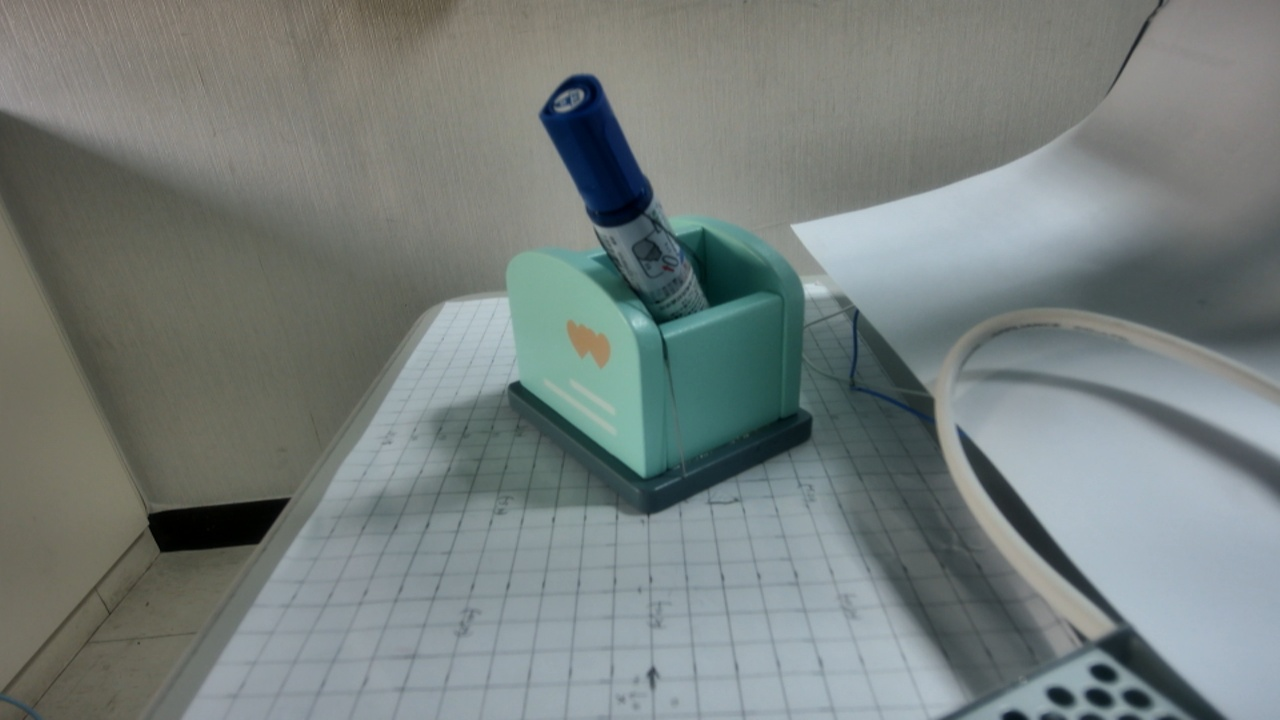
#> input picture captured_images/captured_photo.jpg, 1280 x 720 px
$ python segmentation.py
#> lines starting #> are read from the running program, lines starting #| are printed output that depends on the picture; after the words box and inside, x2 and y2 are one past the last pixel; in counts of white or black regions, pixels touching at a corner belong together; long printed decimals are rounded
import cv2
import numpy as np
import math
import os
import time

def cal_left(points):
    minx = 0
    id = 0;
    for idx, p in enumerate(points):
        if(p[0] < minx):
            minx = p[0]
            id = idx;
    nei1 = points[(4 + id - 1) % 4]
    nei2 = points[(4 + id + 1) % 4]
    if math.sqrt((nei1[0] - points[id][0]) ** 2 + (nei1[1] - points[id][1]) ** 2) > math.sqrt((nei2[0] - points[id][0]) ** 2 + (nei2[1] - points[id][1]) ** 2):
        if(points[id][1] > nei1[1]):
            return nei1, points[id]
        else:
            return points[id], nei1
    else:
         if(points[id][1] > nei2[1]):
            return nei2, points[id]
         else:
            return points[id], nei2
def cal_right(points):
    maxx = 0
    id = 0;
    for idx, p in enumerate(points):
        if(p[0] > maxx):
            maxx = p[0]
            id = idx;
    nei1 = points[(4 + id - 1) % 4]
    nei2 = points[(4 + id + 1) % 4]
    if math.sqrt((nei1[0] - points[id][0]) ** 2 + (nei1[1] - points[id][1]) ** 2) > math.sqrt((nei2[0] - points[id][0]) ** 2 + (nei2[1] - points[id][1]) ** 2):
        if(points[id][1] > nei1[1]):
            return nei1, points[id]
        else:
            return points[id], nei1
    else:
         if(points[id][1] > nei2[1]):
            return nei2, points[id]
         else:
            return points[id], nei2
def empty(v):
    pass

    # 读取图像并调整大小
def segmentation():
    img_orbbec = cv2.imread('captured_images/captured_photo.jpg')
#> img_orbbec is the input picture: shape (720, 1280, 3); mean B, G, R 124.7, 126.9, 118.6
    img_brio = cv2.imread('captured_images/brio.jpg')
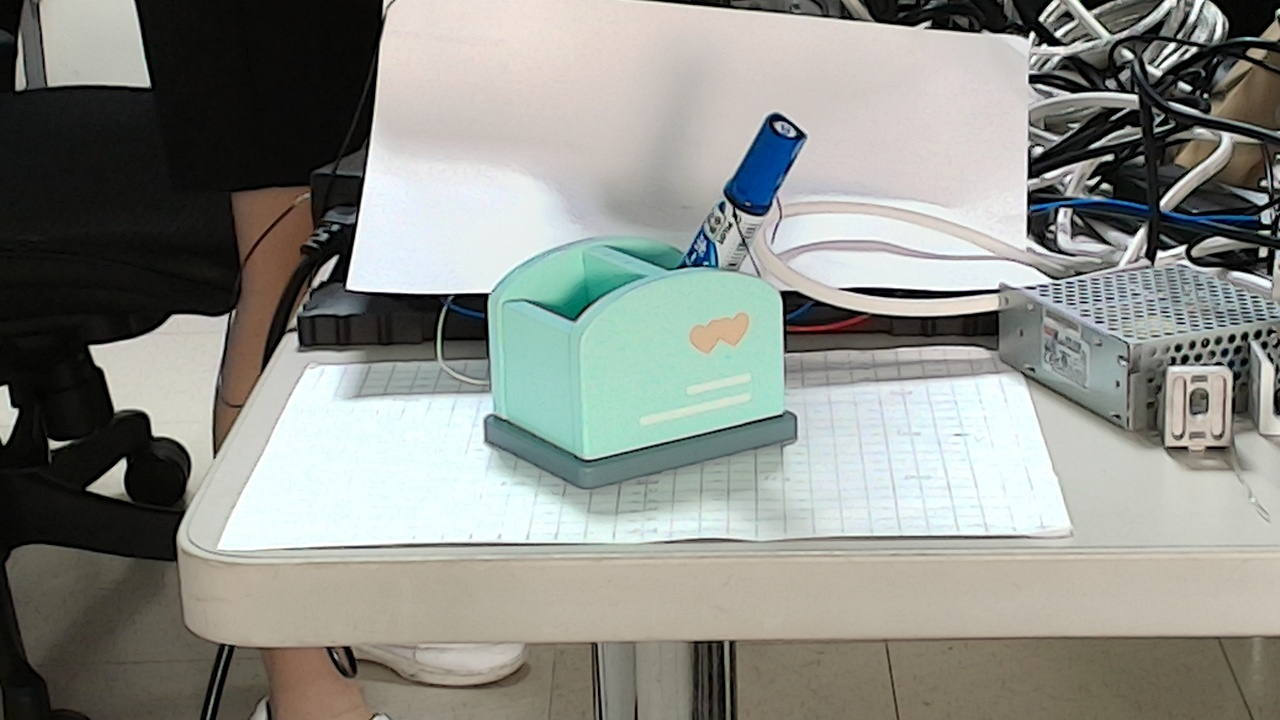
#> input picture captured_images/brio.jpg, 1280 x 720 px
#> img_brio is the input picture: shape (720, 1280, 3); mean B, G, R 136.5, 142.6, 140.3
        # 转换为 HSV 色彩空间
    hsv_orbbec = cv2.cvtColor(img_orbbec, cv2.COLOR_BGR2HSV)
#> hsv_orbbec: shape (720, 1280, 3); mean H, S, V 65.2, 35.6, 130.2
    hsv_brio = cv2.cvtColor(img_brio, cv2.COLOR_BGR2HSV)
#> hsv_brio: shape (720, 1280, 3); mean H, S, V 44.8, 38, 147.1

        # [27 lines of commented-out code are left out]
    lower = np.array([105, 105, 12])
    upper = np.array([120, 255, 238])

    low_brio = np.array([103, 210, 57])
    up_brio = np.array([110, 255, 222])

        # 创建掩码
    mask = cv2.inRange(hsv_orbbec, lower, upper)
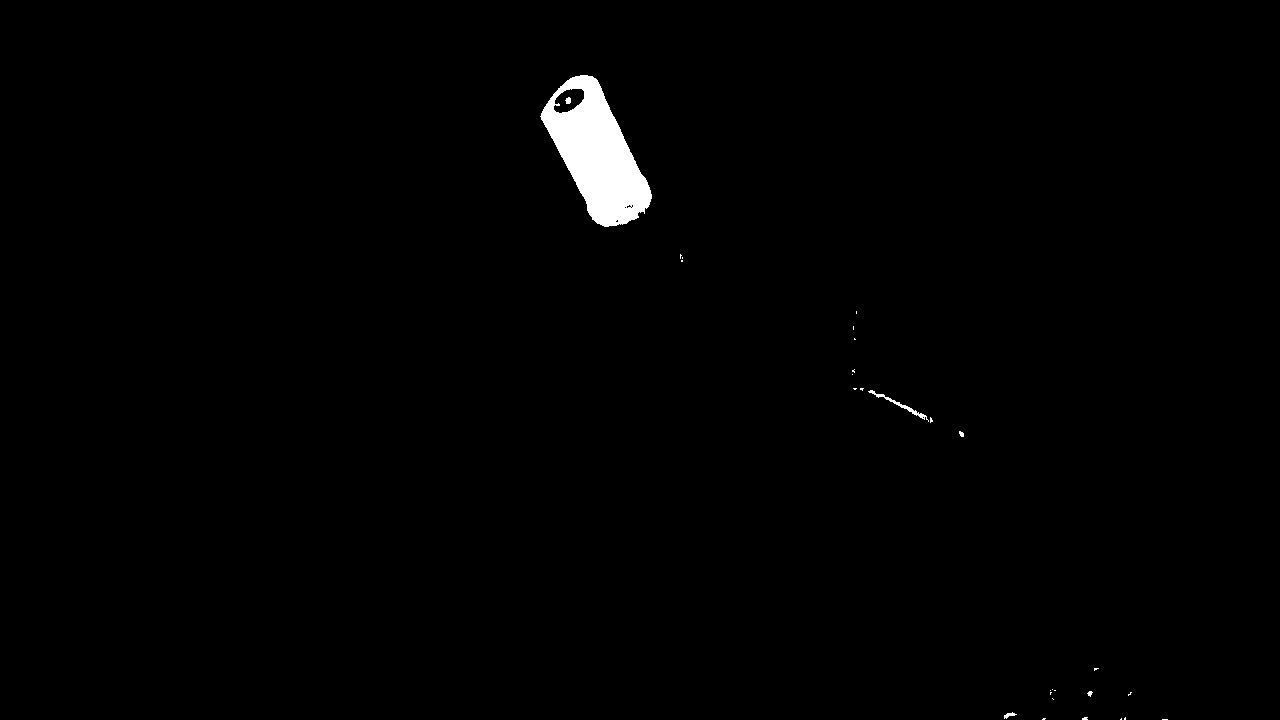
#> mask: shape (720, 1280); 1% white; 29 white regions (23 under 20 px), largest, box (x1, y1, x2, y2) and area: (540, 75, 652, 227) 8857, (868, 390, 929, 422) 207, (1004, 712, 1017, 719) 42, (565, 97, 571, 104) 32, (959, 431, 964, 437) 22, (1087, 691, 1093, 697) 21
    mask_brio = cv2.inRange(hsv_brio, low_brio, up_brio)
#> mask_brio: shape (720, 1280); 0.39% white; 58 white regions (52 under 20 px), largest, box (x1, y1, x2, y2) and area: (727, 124, 799, 210) 3042, (1163, 213, 1253, 223) 143, (692, 240, 711, 264) 136, (1071, 202, 1097, 205) 45, (1113, 203, 1148, 211) 40, (1035, 206, 1049, 210) 21

        # 应用形态学操作以去除噪声
    kernel = np.ones((5, 5), np.uint8)
    mask = cv2.morphologyEx(mask, cv2.MORPH_CLOSE, kernel)  # 关闭操作
#> mask: shape (720, 1280); 1% white; 20 white regions (13 under 20 px), largest, box (x1, y1, x2, y2) and area: (540, 75, 652, 227) 8895, (868, 390, 933, 423) 237, (1004, 712, 1017, 720) 48
    mask = cv2.morphologyEx(mask, cv2.MORPH_OPEN, kernel)   # 打开操作
#> mask: shape (720, 1280); 0.96% white; 2 white regions, box (x1, y1, x2, y2) and area: (541, 75, 652, 227) 8848, (566, 98, 571, 103) 25

    mask_brio = cv2.morphologyEx(mask_brio, cv2.MORPH_CLOSE, kernel)  # 关闭操作
#> mask_brio: shape (720, 1280); 0.43% white; 16 white regions (10 under 20 px), largest, box (x1, y1, x2, y2) and area: (727, 124, 799, 214) 3151, (687, 240, 716, 264) 249, (1071, 198, 1151, 213) 238, (1163, 213, 1253, 223) 180, (1035, 203, 1049, 211) 61, (696, 231, 704, 242) 28
    mask_brio = cv2.morphologyEx(mask_brio, cv2.MORPH_OPEN, kernel)   # 打开操作
#> mask_brio: shape (720, 1280); 0.37% white; 5 white regions

        # 创建一个感兴趣区域 (ROI) 掩码
    roi_mask = np.zeros_like(mask)
    roi_x, roi_y, roi_w, roi_h = 150, 0, 980, 720  # 定义 ROI 区域 (x, y, width, height)
    roi_mask[roi_y:roi_y+roi_h, roi_x:roi_x+roi_w] = 255  # 设置 ROI 区域为白色

        # 将 ROI 掩码应用到形态学处理后的掩码上
    mask = cv2.bitwise_and(mask, roi_mask)

        # 查找轮廓并绘制最小外接矩形
    contours, _ = cv2.findContours(mask, cv2.RETR_EXTERNAL, cv2.CHAIN_APPROX_SIMPLE)
#> contours = 2 contours, 1 with area under 20; largest, box (x1, y1, x2, y2) and area: (541, 75, 652, 227) 8628
    img_contours = img_orbbec.copy()
    tour_brio, _ = cv2.findContours(mask_brio, cv2.RETR_EXTERNAL, cv2.CHAIN_APPROX_SIMPLE)
#> tour_brio = 5 contours; box (x1, y1, x2, y2) and area: (729, 129, 796, 210) 2986, (704, 245, 716, 261) 86, (1133, 203, 1143, 212) 52, (694, 257, 703, 264) 48, (1040, 204, 1048, 210) 34
    img_tour_brio = img_brio.copy()

    maxarea = 0;
    maxbox = 0;
    maxpoints = [0, 0];
    for contour in contours:
            # 获取每个轮廓的最小外接矩形
            rect = cv2.minAreaRect(contour)
            box = cv2.boxPoints(rect)
            box = np.int0(box)

            # 绘制最小外接矩形
            cv2.drawContours(img_contours, [box], 0, (0, 255, 0), 2)

            # 打印矩形坐标
            # print(f'Rectangle Points: {box}')

            # 获取矩形的宽度和高度
            width = rect[1][0]
            height = rect[1][1]
            print("width:", width, "height:", height)
            tmppoints = []
            if(width > height):
                # if(box[0][1] < box[3][1]):
                    tmppoints.append([(box[3][0] + box[2][0]) / 2, (box[3][1] + box[2][1]) / 2]);
                    tmppoints.append([(box[0][0] + box[1][0]) / 2, (box[0][1] + box[1][1]) / 2]);
                # else:
                #     tmppoints.append([(box[0][0] + box[1][0]) / 2, (box[0][1] + box[1][1]) / 2]);
                #     tmppoints.append([(box[3][0] + box[2][0]) / 2, (box[3][1] + box[2][1]) / 2]);
            else:
                # if(box[0][1] < box[3][1]):
                #     tmppoints.append([(box[3][0] + box[2][0]) / 2, (box[3][1] + box[2][1]) / 2]);
                #     tmppoints.append([(box[0][0] + box[1][0]) / 2, (box[0][1] + box[1][1]) / 2]);
                # else:
                    tmppoints.append([(box[0][0] + box[3][0]) / 2, (box[0][1] + box[3][1]) / 2]);
                    tmppoints.append([(box[1][0] + box[2][0]) / 2, (box[1][1] + box[2][1]) / 2]);
            # 计算面积
            area = width * height
            if(area > maxarea):
                maxarea = area;
                maxbox = box;
#> this loop made 2 passes
#> (rect, width, height, area, maxarea, maxbox) on pass 2: (((595.2, 151.9), (67.53, 154.7), -26.57), 67.53, 154.7, 10449.2, 10449.2, [[599, 236], [530, 97], [590, 67], [660, 206]])
#| width: 4.0 height: 4.0
#| width: 67.529 height: 154.736
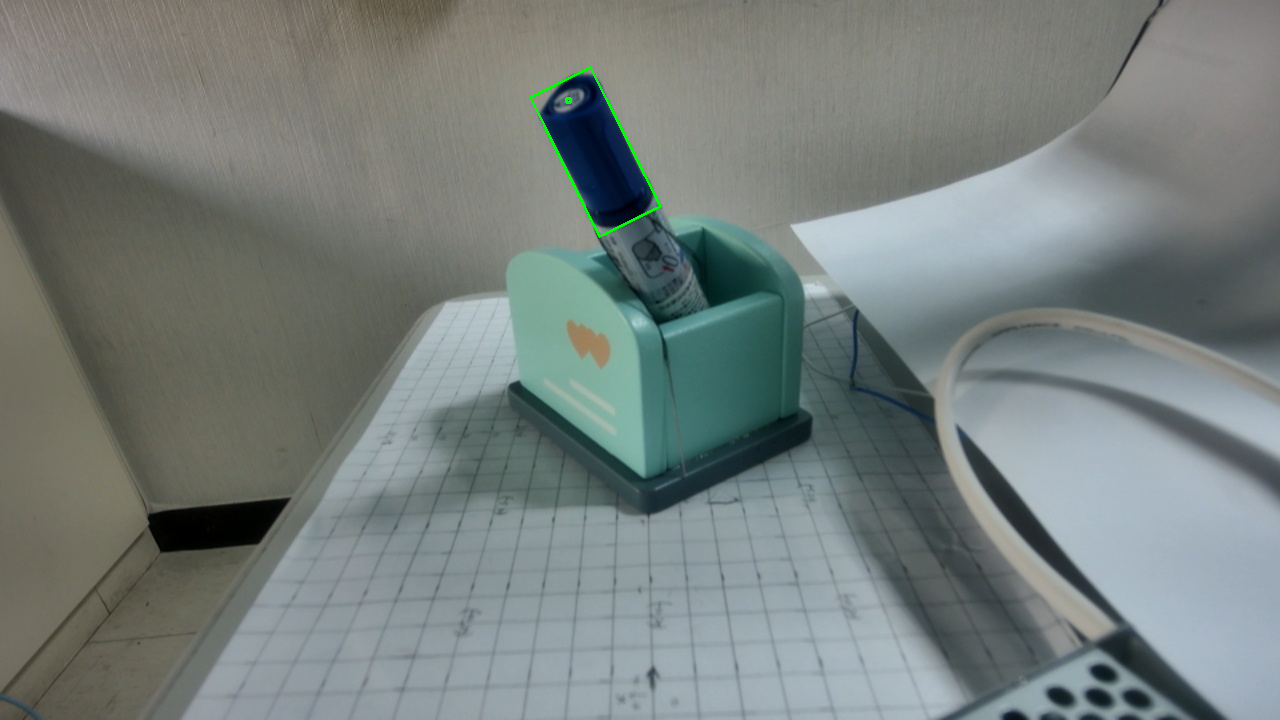
#> img_contours: shape (720, 1280, 3); 0.12% of pixels changed, all inside (x1, y1, x2, y2) = (529, 66, 662, 238)
#> after the loop, maxarea = 10449.2
    left_p, right_p = 0, 0
    if(type(maxbox) != int):
        left_p = cal_left(maxbox)
#> the loop in cal_left, `for idx, p in enumerate(points):` made 4 passes
#> p on passes 1 to 4: [599, 236], [530, 97], [590, 67], [660, 206]
#> after the loop in cal_left, `for idx, p in enumerate(points):`: id = 0
#> in cal_left, `nei1 = points[(4 + id - 1) % 4]`: nei1 = [660, 206]
#> in cal_left, `nei2 = points[(4 + id + 1) % 4]`: nei2 = [530, 97]
#> left_p = ([530, 97], [599, 236])
        right_p = cal_right(maxbox)
#> the loop in cal_right, `for idx, p in enumerate(points):` made 4 passes
#> (p, maxx, id) on passes 1, 4: ([599, 236], 599, 0), ([660, 206], 660, 3)
#> after the loop in cal_right, `for idx, p in enumerate(points):`: id = 3; maxx = 660
#> in cal_right, `nei1 = points[(4 + id - 1) % 4]`: nei1 = [590, 67]
#> in cal_right, `nei2 = points[(4 + id + 1) % 4]`: nei2 = [599, 236]
#> right_p = ([590, 67], [660, 206])
        maxpoints[0] = (left_p[0][0] + right_p[0][0]) / 2, (left_p[0][1] + right_p[0][1]) / 2;
        maxpoints[1] = (left_p[1][0] + right_p[1][0]) / 2, (left_p[1][1] + right_p[1][1]) / 2;
    else:
        print("orbbec box not found")
        return None

    maxarea = 0;
    maxbox_brio = 0;
    maxpoints_brio = [0, 0];
    for contour in tour_brio:
            # 获取每个轮廓的最小外接矩形
            rect = cv2.minAreaRect(contour)
            box = cv2.boxPoints(rect)
            box = np.int0(box)

            # 绘制最小外接矩形
            cv2.drawContours(img_tour_brio, [box], 0, (0, 255, 0), 2)

            # 打印矩形坐标
            # print(f'Rectangle Points: {box}')

            # 获取矩形的宽度和高度
            width = rect[1][0]
            height = rect[1][1]
            # print("width:", width, "height:", height)
            tmppoints = []
            if(width > height):
                # if(box[0][1] < box[3][1]):
                    tmppoints.append([(box[3][0] + box[2][0]) / 2, (box[3][1] + box[2][1]) / 2]);
                    tmppoints.append([(box[0][0] + box[1][0]) / 2, (box[0][1] + box[1][1]) / 2]);
                # else:
                #     tmppoints.append([(box[0][0] + box[1][0]) / 2, (box[0][1] + box[1][1]) / 2]);
                #     tmppoints.append([(box[3][0] + box[2][0]) / 2, (box[3][1] + box[2][1]) / 2]);
            else:
                # if(box[0][1] < box[3][1]):
                #     tmppoints.append([(box[3][0] + box[2][0]) / 2, (box[3][1] + box[2][1]) / 2]);
                #     tmppoints.append([(box[0][0] + box[1][0]) / 2, (box[0][1] + box[1][1]) / 2]);
                # else:
                    tmppoints.append([(box[0][0] + box[3][0]) / 2, (box[0][1] + box[3][1]) / 2]);
                    tmppoints.append([(box[1][0] + box[2][0]) / 2, (box[1][1] + box[2][1]) / 2]);
            # 计算面积
            area = width * height
            if(area > maxarea):
                maxarea = area;
                maxbox_brio = box;
#> this loop made 5 passes
#> (rect, width, height, area, maxarea, maxbox_brio) on passes 1, 2, 5: (((698, 260), (6, 8), -90), 6, 8, 48, 48, [[702, 263], [694, 263], [694, 257], [702, 257]]), (((709.6, 252.8), (17.77, 9.24), -66.04), 17.77, 9.24, 164.2, 164.2, [[710, 262], [701, 259], [708, 242], [717, 246]]), (((762.6, 168.8), (80.5, 43.83), -63.43), 80.5, 43.83, 3528, 3528, [[764, 214], [725, 195], [761, 123], [800, 142]])
#> (rect, box, width, height, area) on passes 3 to 4: (((1043.5, 206.5), (5, 7), -90), [[1047, 209], [1040, 209], [1040, 204], [1047, 204]], 5, 7, 35), (((1137.5, 207), (8, 9), -90), [[1142, 211], [1133, 211], [1133, 203], [1142, 203]], 8, 9, 72)
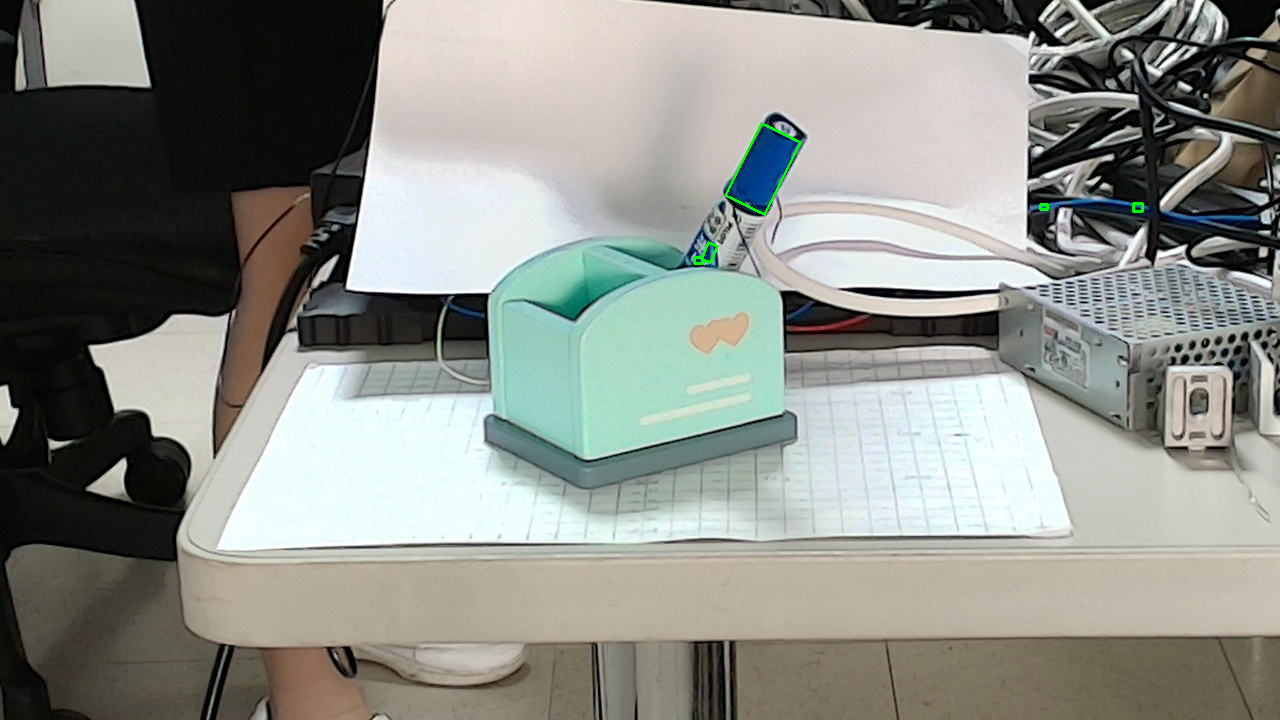
#> img_tour_brio: shape (720, 1280, 3); 0.1% of pixels changed, all inside (x1, y1, x2, y2) = (693, 122, 1144, 265)
#> after the loop, maxarea = 3528
    left_brio, right_brio = 0, 0
    if(type(maxbox_brio) != int):
        left_brio = cal_left(maxbox_brio)
#> the loop in cal_left (call 2), `for idx, p in enumerate(points):` made 4 passes
#> p on passes 1 to 4: [764, 214], [725, 195], [761, 123], [800, 142]
#> left_brio = ([800, 142], [764, 214])
        right_brio = cal_right(maxbox_brio)
#> the loop in cal_right (call 2), `for idx, p in enumerate(points):` made 4 passes
#> (p, maxx, id) on passes 1, 4: ([764, 214], 764, 0), ([800, 142], 800, 3)
#> right_brio = ([800, 142], [764, 214])
        maxpoints_brio[0] = (left_brio[0][0] + right_brio[0][0]) / 2, (left_brio[0][1] + right_brio[0][1]) / 2;
        maxpoints_brio[1] = (left_brio[1][0] + right_brio[1][0]) / 2, (left_brio[1][1] + right_brio[1][1]) / 2;
    else:
        print("mx brio box not found")
        return None

    # [15 lines of commented-out code are left out]
    cv2.imwrite('captured_images/orbbec.jpg', img_contours)
    cv2.imwrite('captured_images/mx_brio.jpg', img_tour_brio)

    cv2.destroyAllWindows()
    print("left orbbec, mid brio, mid orbbec, right, brio", left_p, maxpoints_brio, maxpoints, right_brio)
#| left orbbec, mid brio, mid orbbec, right, brio (array([530,  97]), array([599, 236])) [(800.0, 142.0), (764.0, 214.0)] [(560.0, 82.0), (629.5, 221.0)] (array([800, 142]), array([764, 214]))
    return left_p, maxpoints_brio, maxpoints, right_brio

if(__name__ == '__main__'):
    segmentation()
